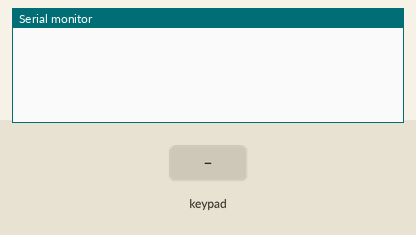
Bench run of a sketch on a simulated Arduino Uno, built with avr-gcc and run on an emulated ATmega328P. Parts: the last lines printed to the serial monitor. The test bench sets the inputs (shaded band).

Above: at 1.2 s.
1.3 s: key '1' pressed
At 2.5 s:
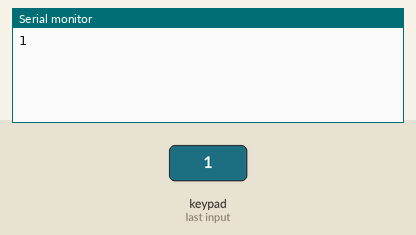
2.8 s: keypad keys 2 3 4 5 # pressed 0.4 s apart
At 4.8 s:
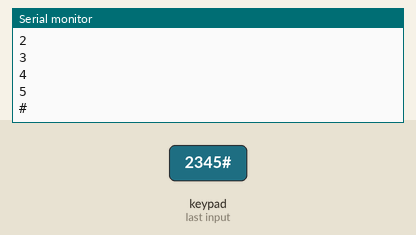
6.3 s: key 'A' pressed
At 7.5 s:
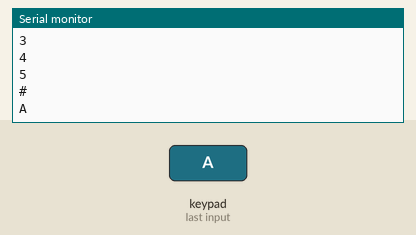
7.8 s: keypad keys 2 3 4 5 * pressed 0.4 s apart
At 10.1 s:
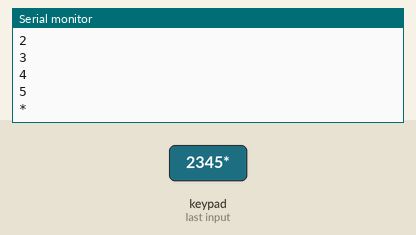
11.3 s: key 'B' pressed
At 12.5 s:
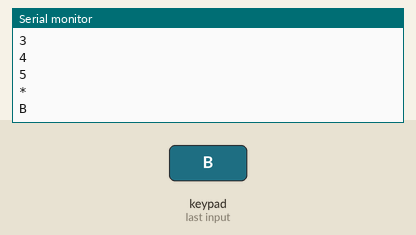
12.8 s: keypad keys 2 3 4 5 D pressed 0.4 s apart
At 14.9 s:
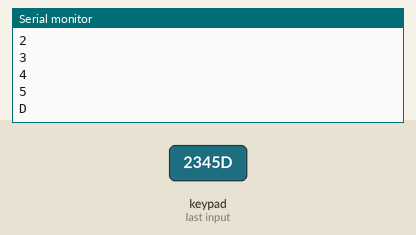
Timing chart, 0 to 16.4 s (numbered marks = the images above; inputs shaded):
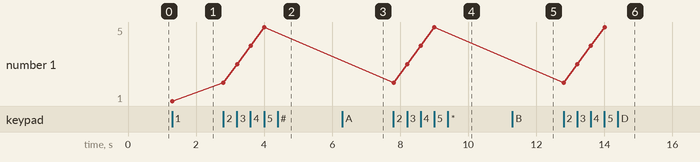

The sketch:

4x4_Keypad.ino
```cpp
/*
Connect row pins to 2,3,4,5 pins in the board
Connect col pins to 6,7,8,9 pins in the board
ROWS and COLS are declared in caps because of 'const'
all inputs and declarations are only character datatype
*/
#include<Keypad.h>

const char ROWS = 4;
const char COLS = 4;

char allKeys[ROWS][COLS] = {
  {'1','2','3','A'},
  {'4','5','6','B'},
  {'7','8','9','C'},
  {'*','0','#','D'},
};

char rowPins[ROWS] =  {2,3,4,5};
char colPins[COLS] =  {6,7,8,9};

Keypad keypad = Keypad(makeKeymap(allKeys), rowPins, colPins, ROWS, COLS);

void setup(){
  Serial.begin(9600);
}

void loop(){
  char keyPressed = keypad.getKey();
  if(keyPressed){
    Serial.println(keyPressed);
  }
}
```

Measured:
- after the input at 1.3 s, the serial monitor: prints a new line at once (image 1)
- after the input at 2.8 s, the serial monitor: prints a new line at once (image 2)
- after the input at 6.3 s, the serial monitor: prints a new line at once (image 3)
- after the input at 7.8 s, the serial monitor: prints a new line at once (image 4)
- after the input at 11.3 s, the serial monitor: prints a new line at once (image 5)
- after the input at 12.8 s, the serial monitor: prints a new line at once (image 6)
- plotted number 1: 1 → 5 after the input at 2.8 s
